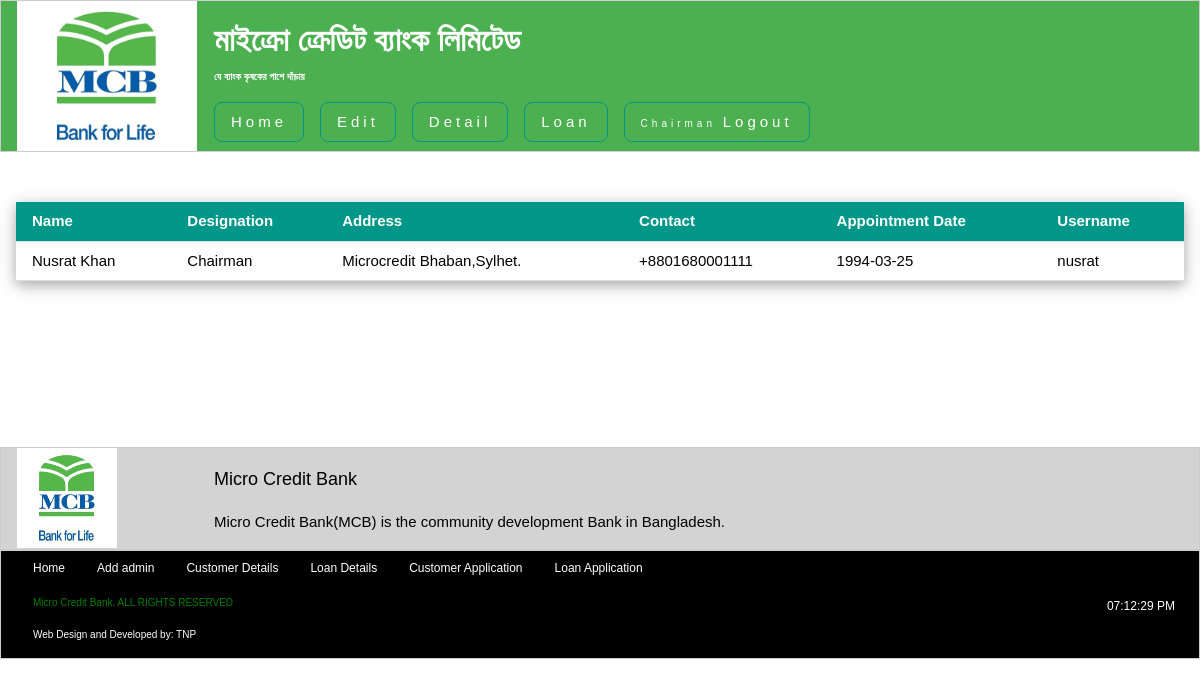
The app's page /updated_view.php (signed in), older data.
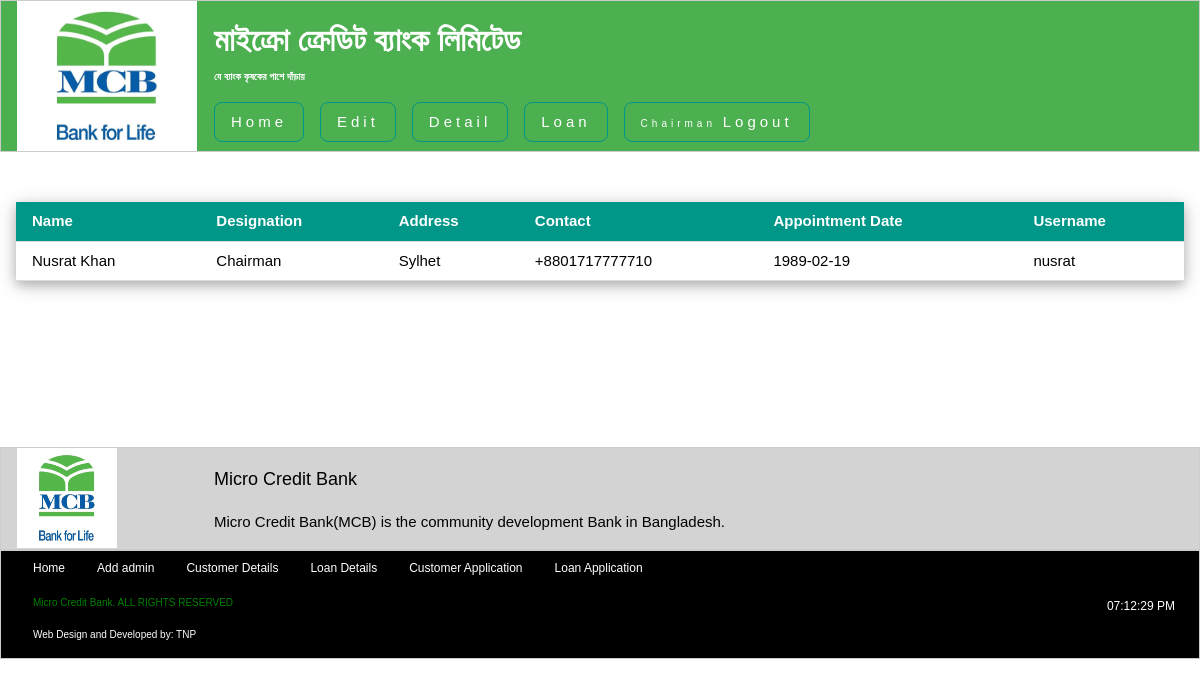
The same page, newer data.
### tables this page shows
CREATE TABLE IF NOT EXISTS `board_of_directors` (
  `username` varchar(255) NOT NULL,
  `password` varchar(255) NOT NULL,
  `name` varchar(255) NOT NULL,
  `designation` varchar(255) NOT NULL,
  `date_of_appointment` varchar(255) NOT NULL,
  `contact_address` varchar(255) NOT NULL,
  `contact_no` varchar(255) NOT NULL
);

### updated_view.php (the view, shortened to what this page needs)
<?php include("include/config.php");
	if($_SESSION['designation'] == "Chairman")
	{
	  include("include/header_chairman.php");
	}
?>
<?php
	$username = $_SESSION['username'];
	$qry = "SELECT * FROM board_of_directors WHERE username = '$username' ";
	$result = mysql_query($qry);
?>
	<div class="w3-container" style="min-height:295px;height:auto;">
		<table class="w3-table w3-container w3-bordered w3-middle w3-card-4" style="max-width:auto;width:100%;margin-top:50px; margin-bottom: 50px; font-family: Arial; ">
			<thead>
				<tr class="w3-teal">
					<th> Name </th>
					<th> Designation </th>
					<th> Address </th>
					<th> Contact </th>
					<th> Appointment Date </th>
					<th> Username </th>
				</tr>
			</thead>
	<?php
	if (mysql_num_rows($result) > 0)
	{
    	while($row = mysql_fetch_assoc($result))
    	{
    		?>
			<tr>
				<td> <?php echo $row['name']; ?> </td>
				<td> <?php echo $row['designation']; ?> </td>
				<td> <?php echo $row['contact_address']; ?> </td>
				<td> <?php echo $row['contact_no']; ?> </td>
				<td> <?php echo $row['date_of_appointment']; ?> </td>
				<td> <?php echo $row['username']; ?> </td>
			</tr>
    	<?php
   		}
    	?>
    	</table>
    <?php
	}
	?>
</div>
<?php
	if($_SESSION['designation'] == "Chairman")
	{
	  include("include/footer_chairman.php");
	}
?>

Row changes from the older to the newer data that the page shows:
changed board_of_directors "Nusrat Khan": contact_address "Microcredit Bhaban,Sylhet." → "Sylhet"; contact_no "+8801680001111" → "+8801717777710"; date_of_appointment "1994-03-25" → "1989-02-19"
